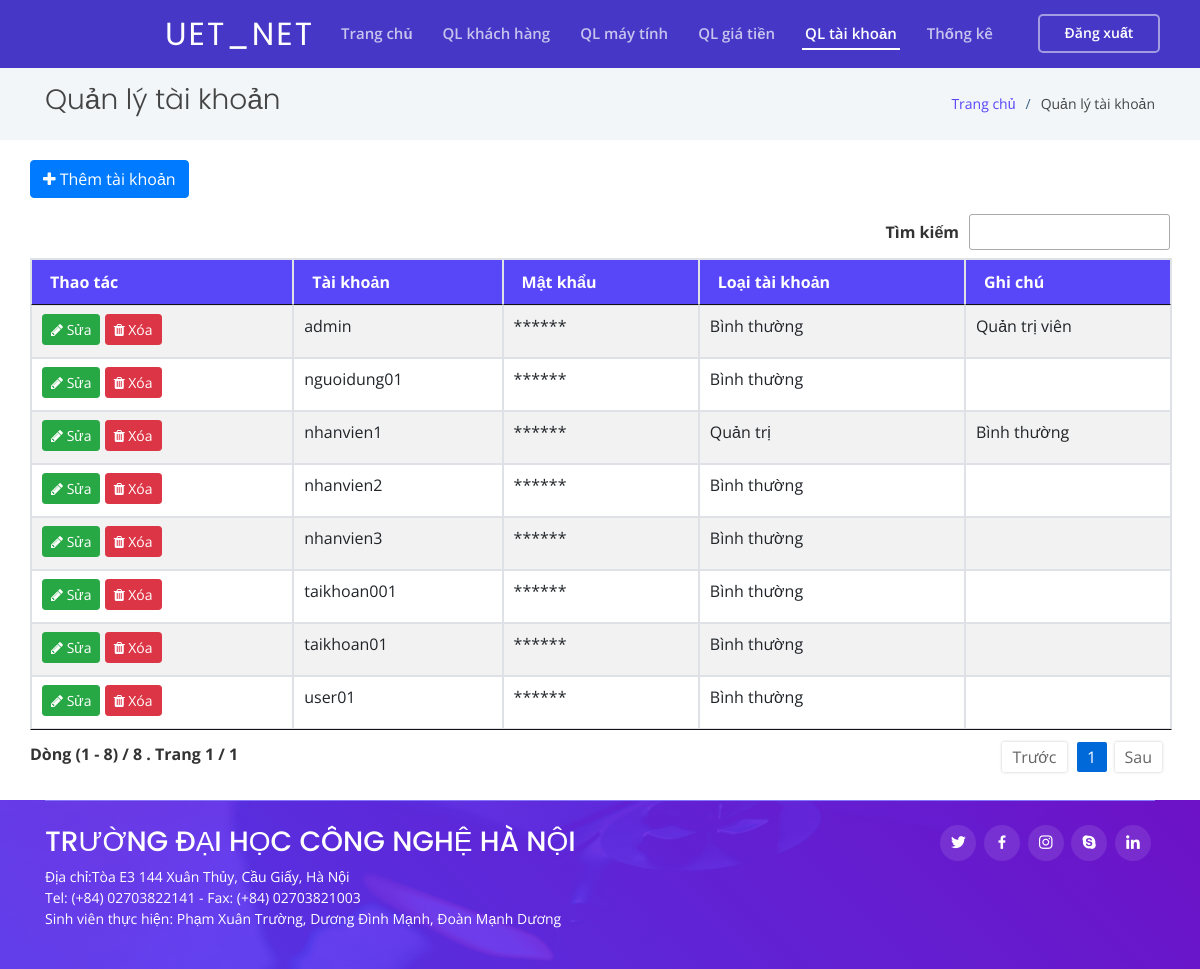
Page /ql-tai-khoan.php (signed in) on the earlier database version.
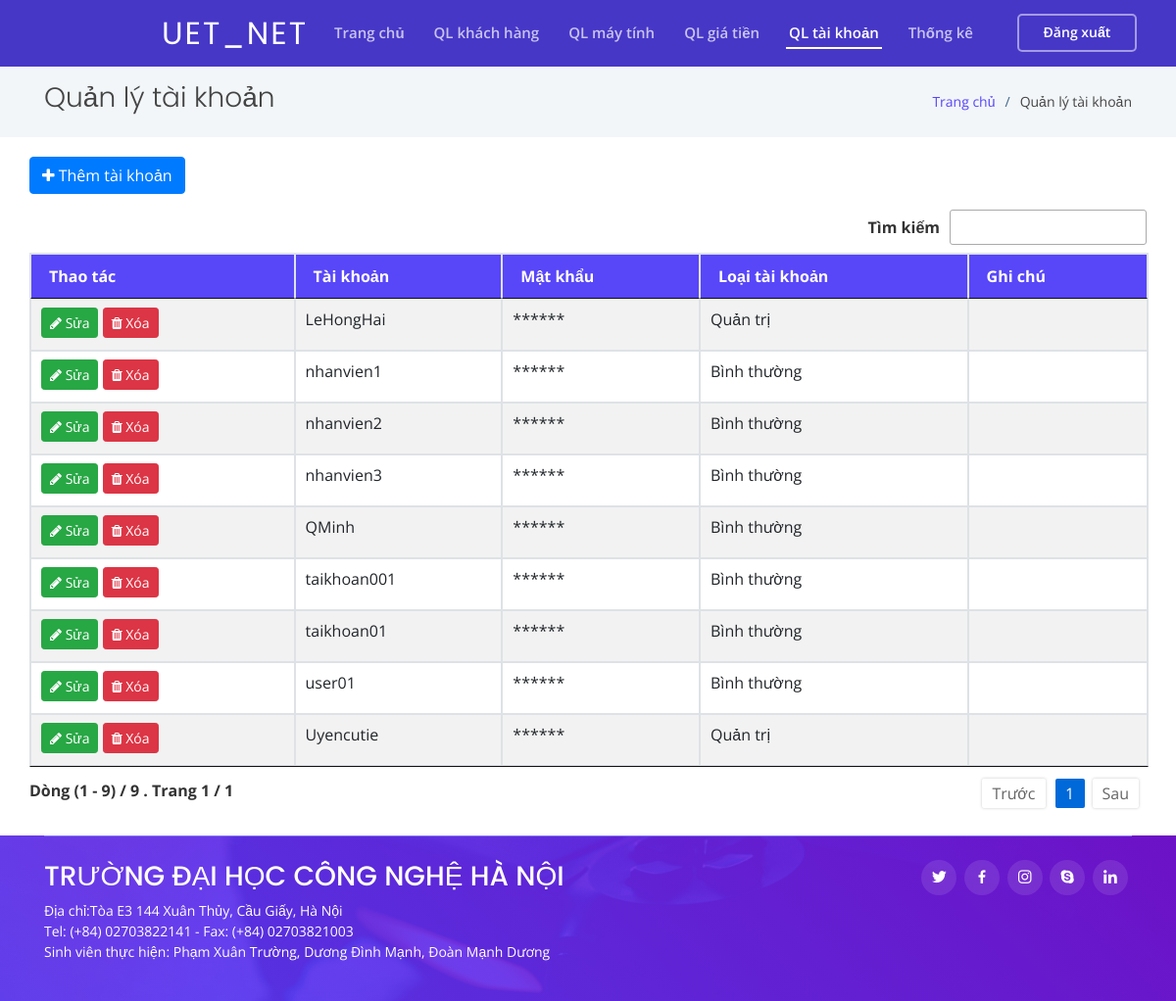
Same page on the later database version.
### tables this page shows
CREATE TABLE `taikhoan` (
  `taikhoan` varchar(16) NOT NULL COMMENT 'khóa chính',
  `matkhau` char(32) NOT NULL COMMENT 'mật khẩu mã hóa',
  `loaitaikhoan` varchar(255) NOT NULL DEFAULT 'Bình thường',
  `ghichu` varchar(255) DEFAULT NULL
);

### ql-tai-khoan.php (the view, shortened to what this page needs)
<?php
require_once('./include/function.php');
require_once('./header.php');
$querytaikhoan = mysqli_query($conn, "SELECT * FROM `taikhoan` WHERE 1 ORDER BY `taikhoan`.`taikhoan` ASC");
?>
<div class="row">
    <button id="submit" class="btn btn-primary mb-3" data-toggle="modal" data-target="#exampleModal" data-title="Thêm thông tin khách hàng" data-type="insert"><i class="fa fa-plus"></i> Thêm tài khoản</button>
    <table id="datatable" style="width:100%" class="table table-striped table-bordered">
        <thead>
            <tr>
                <th>Thao tác</th>
                <th>Tài khoản</th>
                <th>Mật khẩu</th>
                <th>Loại tài khoản</th>
                <th>Ghi chú</th>
            </tr>
        </thead>
        <tbody>
            <?php
            if ($querytaikhoan && $querytaikhoan->num_rows > 0) {
                while ($row = mysqli_fetch_assoc($querytaikhoan)) {
            ?>
                    <tr>
                        <td>
                            <a href="#" class="btn btn-sm btn-success mb-1" title="Sửa" data-toggle="modal" data-target="#exampleModal" data-taikhoan="<?= $row['taikhoan'] ?>" data-loaitaikhoan="<?= $row['loaitaikhoan'] ?>" data-ghichu="<?= $row['ghichu'] ?>" data-title="Cập nhật thông tin khách hàng" data-type="update">
                                <i class="fa fa-pencil"></i> Sửa
                            </a>
                            <a href="#" class="btn btn-sm btn-danger mb-1" title="Xóa" data-toggle="modal" data-target="#exampleModal2" data-taikhoan="<?= $row['taikhoan'] ?>">
                                <i class="fa fa-trash"></i> Xóa
                            </a>
                        </td>
                        <td><?= $row['taikhoan'] ?></td>
                        <td>******</td>
                        <td><?= $row['loaitaikhoan'] ?></td>
                        <td><?= $row['ghichu'] ?></td>
                    </tr>
            <?php
                }
            }
            ?>
        </tbody>
    </table>
</div>
<?php
require_once('./footer.php');
?>

Differences in the rows shown:
removed taikhoan: taikhoan "admin", loaitaikhoan "Bình thường", ghichu "Quản trị viên"
removed taikhoan: taikhoan "nguoidung01", loaitaikhoan "Bình thường"
added taikhoan: taikhoan "LeHongHai", loaitaikhoan "Quản trị"
changed taikhoan "nhanvien1": loaitaikhoan "Quản trị" → "Bình thường"; ghichu "Bình thường" → (not shown)
added taikhoan: taikhoan "QMinh", loaitaikhoan "Bình thường"
added taikhoan: taikhoan "Uyencutie", loaitaikhoan "Quản trị"
Other differences:
text written by a page script: "Tìm kiếm Dòng (1 - 8) / 8 . Trang 1 / 1 Trước 1 Sau" → "Tìm kiếm Dòng (1 - 9) / 9 . Trang 1 / 1 Trước 1 Sau"
